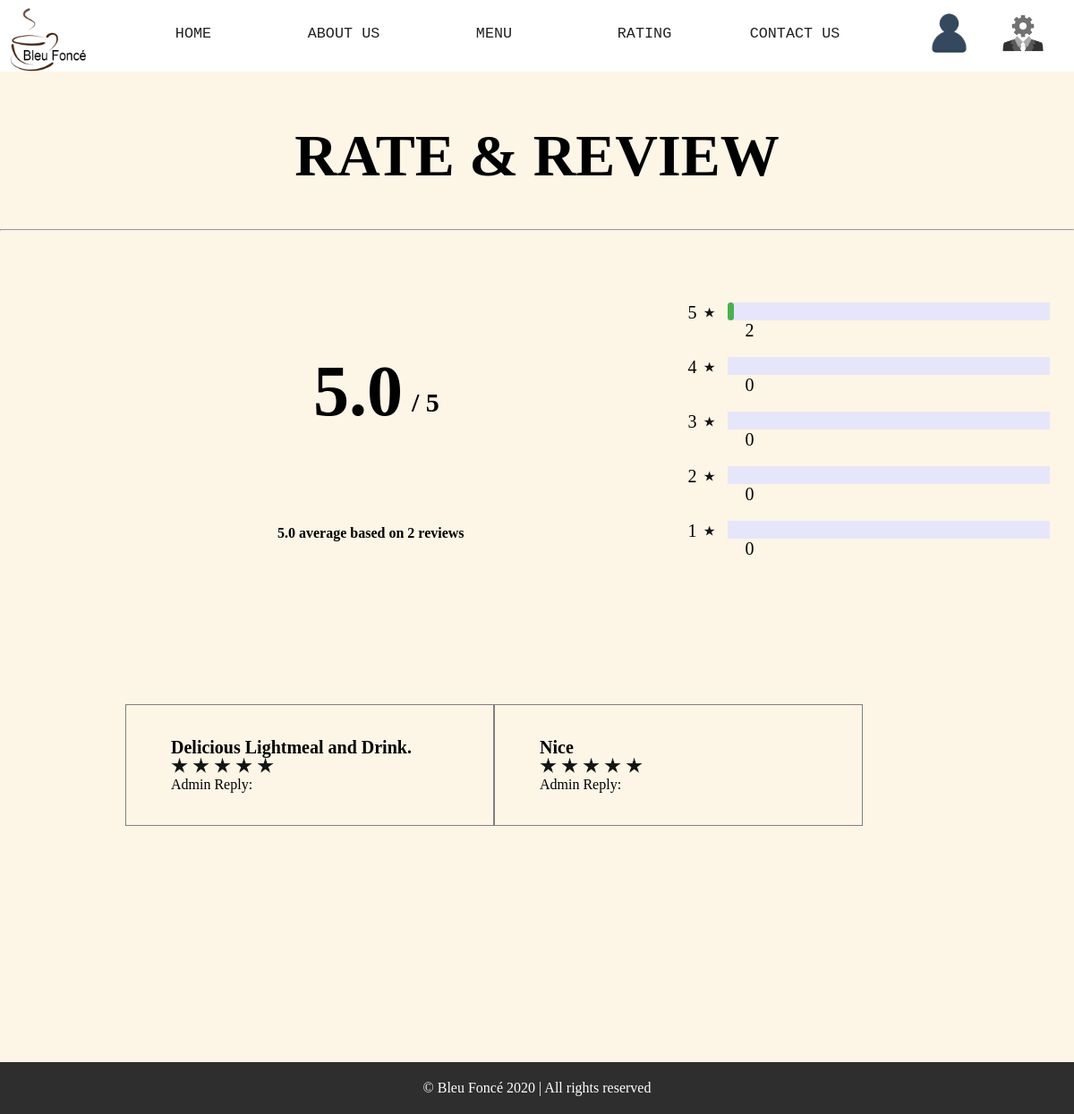
Screenshot of /INDEX/RateBoard.php with the database file from the repository.
### tables this page shows
CREATE TABLE IF NOT EXISTS `rate_review` (
  `No` int(11) NOT NULL AUTO_INCREMENT,
  `User_ID` int(5) NOT NULL,
  `Rate` varchar(200) NOT NULL,
  `Review` varchar(200) NOT NULL,
  `Reply` varchar(200) DEFAULT NULL,
  PRIMARY KEY (`No`)
);

### INDEX/RateBoard.php (the view, shortened to what this page needs)
<!DOCTYPE html>
<html>
<head>
	<link rel="stylesheet" href="userfooter.css">
	<link rel="stylesheet" href="userheader.css">
	<link rel="stylesheet" href="userheader2.css">
</head>
<body>
<?php
if(!isset($_SESSION["checklogin"]) ||  $_SESSION["checklogin"]!==true) {
?>
<div class="sidebar">
		<nav>
			<div class="nllogo"><img src="http://localhost/fyp/header/transparentlogo.png" alt="logo image"></img></div>
			<div class="nlmain">
				<dl>
					<a href="http://localhost/fyp/index.php"><dt class="aa"><p>HOME</p></dt></a>
					<a href="http://localhost/fyp/INDEX/OurStory.php"><dt class="aa"><p>ABOUT US</p></dt></a>
					<dt class="ab"><a href="http://localhost/fyp/USER/Menu.php"><p>MENU</p></a>
					</dt>
					<a href="http://localhost/fyp/INDEX/RateBoard.php"><dt class="ac"><p>RATING</p></dt></a>
					<a href="http://localhost/fyp/INDEX/COntactUs.php"><dt class="ad"><p>CONTACT US</p></dt></a>
				</dl>
			</div>
			<div class="nlimg1">
				<a href="http://localhost/fyp/ADMIN/A.Login.php"><img src="http://localhost/fyp/icon/admin.png" alt="adminLogin" title="Admin Login"/></a>
			</div>
			<div class="nlimg2">
				<a href="http://localhost/fyp/USER/userlogin.php"><img src="http://localhost/fyp/icon/user.png" alt="userLogin" title="User Login"/></a>
			</div>
		</nav>
	</div>
<?php
}?>
	<h1>RATE & REVIEW</h1>
	<hr/><br/>
	<?php
	include("dataconnection.php");
	$query = "SELECT * FROM rate_review";
	$result = mysqli_query($connect, $query) or die (mysqli_error());
	if(mysqli_num_rows($result)>0)
	{
		$poor = "SELECT * FROM rate_review WHERE Rate = 'Poor'";
		$fair = "SELECT * FROM rate_review WHERE Rate = 'Fair'";
		$avg = "SELECT * FROM rate_review WHERE Rate = 'Average'";
		$good = "SELECT * FROM rate_review WHERE Rate = 'Good'";
		$exc = "SELECT * FROM rate_review WHERE Rate = 'Excellent'";
		$p = mysqli_query($connect, $poor) or die (mysqli_error());
		$f = mysqli_query($connect, $fair) or die (mysqli_error());
		$a = mysqli_query($connect, $avg) or die (mysqli_error());
		$g = mysqli_query($connect, $good) or die (mysqli_error());
		$e = mysqli_query($connect, $exc) or die (mysqli_error());
		$s1 = mysqli_num_rows($p);
		$s2 = mysqli_num_rows($f);
		$s3 = mysqli_num_rows($a);
		$s4 = mysqli_num_rows($g);
		$s5 = mysqli_num_rows($e);
		$all = $s1+$s2+$s3+$s4+$s5;
		$based = ($s4+$s5)/$all*5;
	?>
	<div class="L">
		<br/><br/><br/>
		<h1 style="float:left;padding-left:50px;font-size:80px;"><?php echo number_format("$based",1); ?></h1>
		<h2 style="float:left;padding-left:10px;padding-top:70px;font-size:30px;">/ 5</h2>
		<br/>
		<p style="float:left;padding-left:10px;margin-top:50px;"><b><?php echo number_format("$based",1); ?> average based on <?php echo "$all"; ?> reviews</b></p>
	</div>
	<br/><br/><br/>
	<span class="left"><span style="font-size:20px;">5</span> <img src="http://localhost/fyp/icon/star.png" width="20px;" style="padding-right:10px;"/></span>
	<div class="middle">
		<div class="bar-container">
			<div class="bar-5"></div>
		</div>
	</div>
	<span class="right"><?php echo "$s5"; ?></span>
	<br/><br/>
	<span class="left"><span style="font-size:20px;">4</span> <img src="http://localhost/fyp/icon/star.png" width="20px;" style="padding-right:10px;"/></span>
	<div class="middle">
		<div class="bar-container">
		</div>
	</div>
	<span class="right"><?php echo "$s4"; ?></span>
	<br/><br/>
	<span class="left"><span style="font-size:20px;">3</span> <img src="http://localhost/fyp/icon/star.png" width="20px;" style="padding-right:10px;"/></span>
	<div class="middle">
		<div class="bar-container">
		</div>
	</div>
	<span class="right"><?php echo "$s3"; ?></span>
	<br/><br/>
	<span class="left"><span style="font-size:20px;">2</span> <img src="http://localhost/fyp/icon/star.png" width="20px;" style="padding-right:10px;"/></span>
	<div class="middle">
		<div class="bar-container">
		</div>
	</div>
	<span class="right"><?php echo "$s2"; ?></span>
	<br/><br/>
	<span class="left"><span style="font-size:20px;">1</span> <img src="http://localhost/fyp/icon/star.png" width="20px;" style="padding-right:10px;"/></span>
	<div class="middle">
		<div class="bar-container">
		</div>
	</div>
	<span class="right"><?php echo "$s1"; ?></span>
	<br/><br/><br/><br/><br/><br/><br/><br/><br/><br/>
	<div style="margin-left:140px;margin-bottom:200px;">
		<?php
		mysqli_select_db($connect,"bleufonce");
		$result = mysqli_query($connect, "select * from rate_review");
		while($row = mysqli_fetch_assoc($result))
		{
		?>
			<div style="float:left;width:350px;padding-left:50px;padding-right:10px;padding-top:20px;padding-bottom:20px;border:1px solid gray;margin-bottom:10px;">
				<p style="text-align:left;">
					<span style="table-layout:fixed;width:125%;word-wrap: break-word;font-weight:bold;font-size:20px;"><?php echo $row["Review"]; ?></span><br/>
					<?php
						if($row["Rate"]=="Poor")
						{
							for($i=0; $i<1; $i++)
							{
								?>
								<img src="http://localhost/fyp/icon/star1.png" width="20px;"/>
								<?php
							}
						}
						else if($row["Rate"]=="Excellent")
						{
							for($i=0; $i<5; $i++)
							{
								?>
								<img src="http://localhost/fyp/icon/star1.png" width="20px;"/>
								<?php
							}
						}
					?>
					<br/>
					<span style="table-layout:fixed;width:125%;word-wrap: break-word"><?php echo "Admin Reply: ".$row["Reply"]; ?></span>
				</p>
			</div>
		<?php } ?>
	</div>
	<br/><br/><br/><br/><br/><br/><br/><br/><br/><br/>
	<div id="footer">
		<p>© Bleu Foncé 2020 | All rights reserved</p>
	</div>
</body>
</html>
<?php
}
?>

### INDEX/userfooter.css (style rules this page uses)
#footer { width: 100%; background-color: #2e2e2e; color: white; text-align: center; margin-top: 20px; font-family:times new roman; font-size:16px; }
#footer p { margin-bottom:0px; margin-top:auto; padding-top:20px; padding-bottom:20px; }

### INDEX/userheader.css (style rules this page uses)
body { background: #FDF5E6; margin:0px; }
nav { width:100%; height: 80px; background-color:#fff; margin-bottom:1%; }
.nllogo { width:11%; height:100%; float: left; }
.nllogo img { width:65%; margin-top:6.5%; margin-left: 8%; }
.nlmain { float: left; width:70%; height:100%; }
.nlmain a { color:#222; text-decoration:none; }
.nlmain dl { width:100%; height:100%; margin:0px; }
.nlmain dl dt { float: left; width: 20%; height:100%; }
.nlmain dl dt p { font-size: 1.4vw; font-family:"Courier New"; text-align:center; margin-top:16.5%; }
.nlimg1, .nlimg2 { width:9.5%; height:100%; float:right; }
.nlimg1 { text-align:center; }
.nlimg2 { text-align:right; }
.nlimg1 img, .nlimg2 img { width:45%; margin-top: 10%; }

### INDEX/userheader2.css (style rules this page uses)
body { background: #FDF5E6; margin:0px; }
nav { width:100%; height: 80px; background-color:#fff; margin-bottom:1%; }

### INDEX/RateBoard.php (style rules this page uses)
img { max-width: 100%; }
body { background-color:#FDF5E6; margin:auto; }
h1 { text-align:center; font-size:5.5vw; }
.bar-container { width: 30%; background-color:#E6E6FA; color:white; float:left; }
.L { float:left; padding-left:300px; margin-bottom:50px; }
.left { float:left; padding-left:250px; }
.right { padding-left:20px; font-size:20px; }

### rows the page displays
rate_review: Review "Delicious Lightmeal and Drink.", Rate "Excellent" (drawn)
rate_review: Review "Nice", Rate "Excellent" (drawn)

### other values shown
$all "2"
$s5 "2"
$s4 "0"
$s3 "0"
$s2 "0"
$s1 "0"
